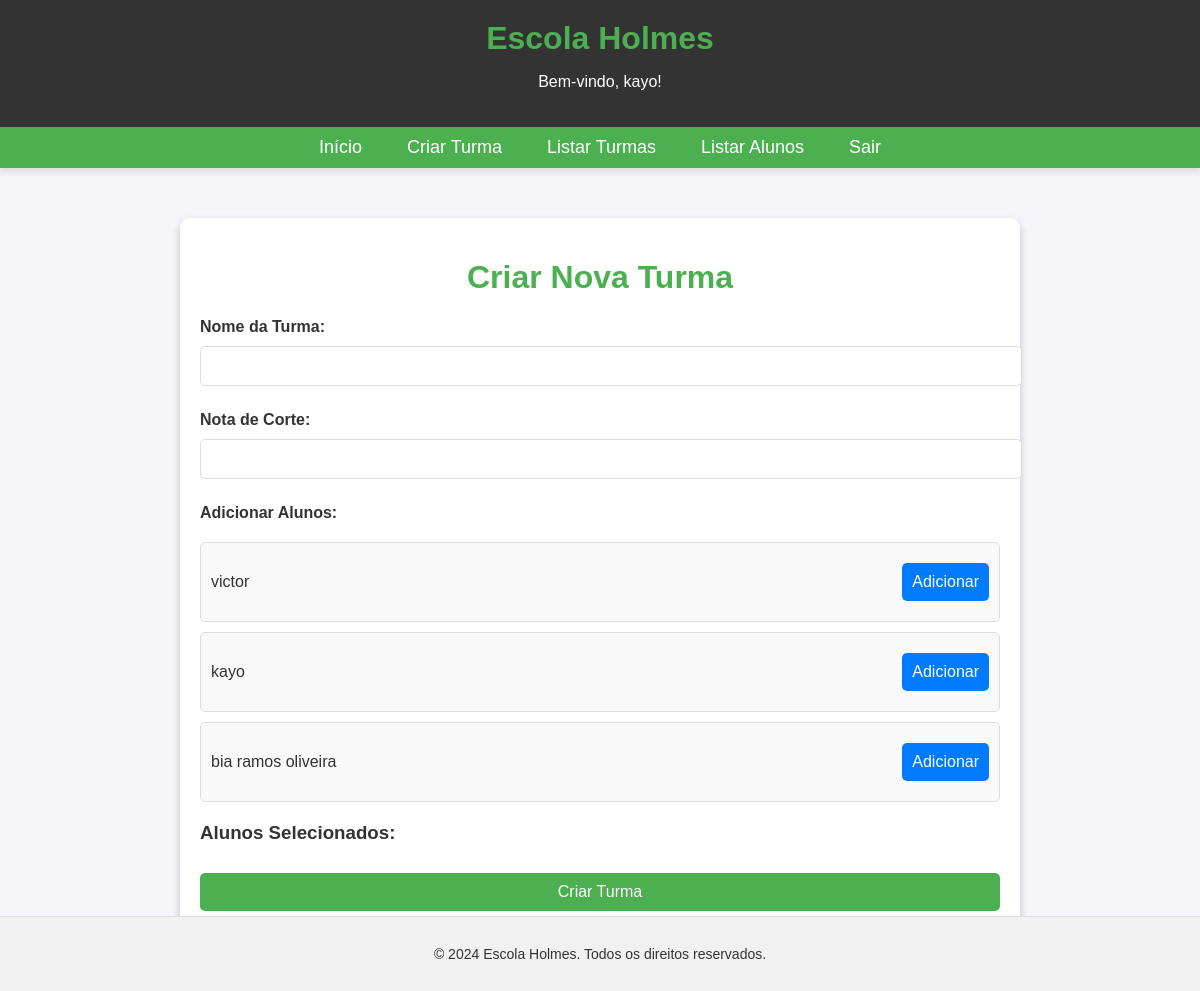
The page /professor/criar_turma.php (signed in) on the database its author committed.
### tables this page shows
CREATE TABLE `alunos` (
  `id` int(11) NOT NULL,
  `username` varchar(255) NOT NULL,
  `email` varchar(255) NOT NULL,
  `password_hash` varchar(255) NOT NULL,
  `curso` varchar(255) NOT NULL,
  `tipo` enum('aluno','professor','admin') DEFAULT 'aluno',
  `created_at` timestamp NOT NULL DEFAULT current_timestamp(),
  `idade` int(11) DEFAULT NULL,
  `localidade` varchar(255) DEFAULT NULL
);

### professor/criar_turma.php (the view, shortened to what this page needs)
<?php
include_once("../includes/config.inc.php");
$sql_alunos = "SELECT id, username FROM alunos";
$result_alunos = $conexao->query($sql_alunos);
?>
<!DOCTYPE html>
<html lang="pt-BR">
<head>
</head>
<body>
    <?php include("templates/topo.php"); ?>
    <?php include("templates/menu.php"); ?>
    <div class="container">
        <h1>Criar Nova Turma</h1>
        <form method="POST">
            <label for="nome_turma">Nome da Turma:</label>
            <input type="text" id="nome_turma" name="nome_turma" required>
            <label for="nota_corte">Nota de Corte:</label>
            <input type="number" id="nota_corte" name="nota_corte" min="0" max="10" step="0.01" required>
            <label>Adicionar Alunos:</label>
            <div class="alunos-lista">
                <?php while ($aluno = $result_alunos->fetch_assoc()) { ?>
                    <div class="aluno-item" data-id="<?php echo $aluno['id']; ?>">
                        <span><?php echo htmlspecialchars($aluno['username']); ?></span>
                        <button type="button" onclick="addAluno(<?php echo $aluno['id']; ?>, '<?php echo htmlspecialchars($aluno['username']); ?>')">Adicionar</button>
                    </div>
                <?php } ?>
            </div>
            <div class="selected-alunos">
                <h3>Alunos Selecionados:</h3>
            </div>
            <button type="submit" name="criar_turma">Criar Turma</button>
        </form>
    </div>
    <?php include("templates/rodape.php"); ?>
</body>
</html>

### professor/criar_turma.php (style rules this page uses)
body { font-family: Arial, sans-serif; margin: 0; padding: 0; background-color: #f4f4f9; color: #333; }
.container { max-width: 800px; margin: 50px auto; background: #fff; padding: 20px; box-shadow: 0 4px 8px rgba(0, 0, 0, 0.2); border-radius: 10px; }
h1 { text-align: center; color: #4CAF50; }
label { display: block; margin-top: 15px; font-weight: bold; }
input, button { width: 100%; padding: 10px; margin: 10px 0; font-size: 16px; border: 1px solid #ddd; border-radius: 5px; }
button { background-color: #4CAF50; color: white; border: none; cursor: pointer; transition: 0.3s ease; }
.alunos-lista { margin-top: 20px; }
.aluno-item { display: flex; justify-content: space-between; align-items: center; padding: 10px; border: 1px solid #ddd; border-radius: 5px; margin-bottom: 10px; background-color: #f9f9f9; }
.aluno-item button { width: auto; background-color: #007bff; }
.selected-alunos { margin-top: 20px; }

### rows shown on the page
alunos: username "victor"
alunos: username "kayo"
alunos: username "bia ramos oliveira"

### other values the page prints
$_SESSION['username'] "kayo"
